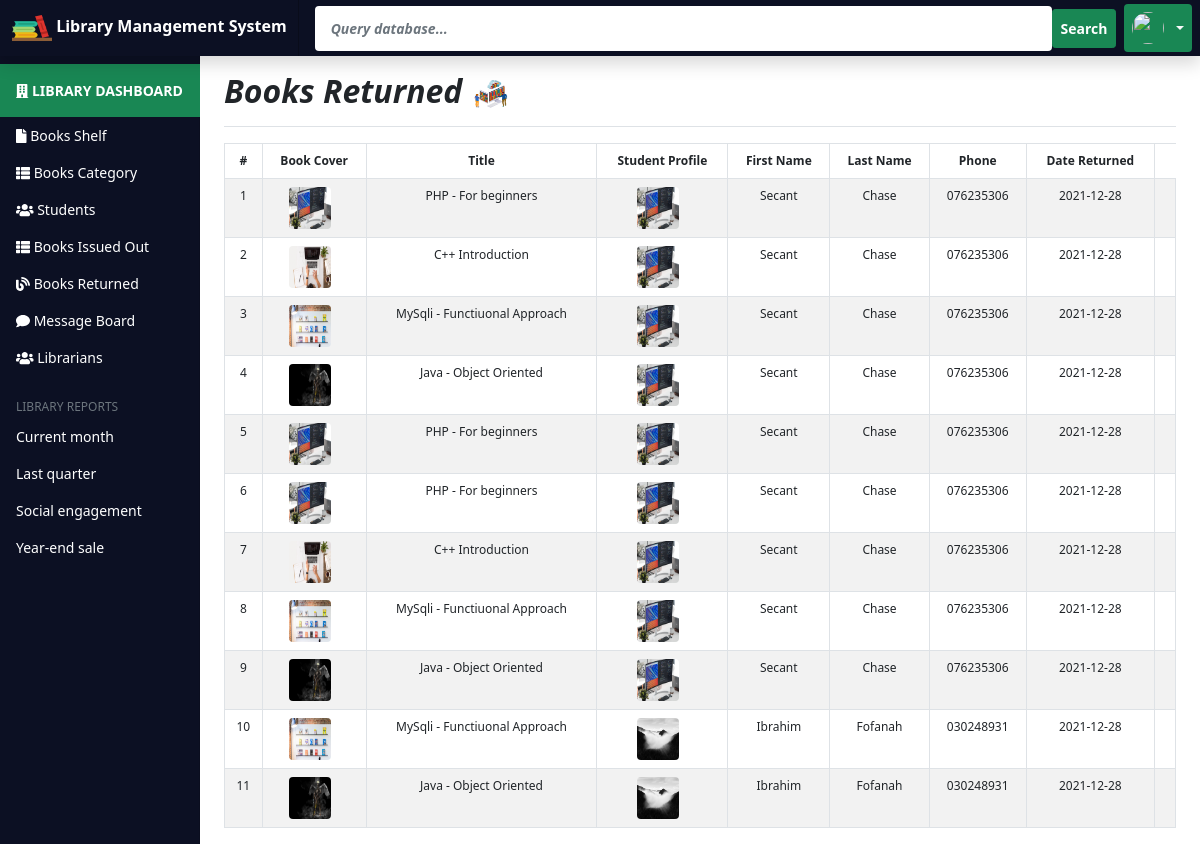
Screenshot of /admin/returned-books.php with the database file from the repository.
### tables this page shows
CREATE TABLE IF NOT EXISTS `tblbookreturn` (
  `bookreturn_ID` int(11) NOT NULL AUTO_INCREMENT,
  `book_ID` int(11) DEFAULT NULL,
  `stud_ID` int(11) DEFAULT NULL,
  `date_returned` date DEFAULT NULL,
  PRIMARY KEY (`bookreturn_ID`),
  KEY `book_ID` (`book_ID`),
  KEY `stud_ID` (`stud_ID`)
);

CREATE TABLE IF NOT EXISTS `tblbook` (
  `bookid` int(11) NOT NULL AUTO_INCREMENT,
  `bookcover` varchar(255) DEFAULT NULL,
  `booktitle` varchar(50) DEFAULT NULL,
  `bookauthor` varchar(50) DEFAULT NULL,
  `bookcategoryid` int(5) DEFAULT NULL,
  `bookstatusid` int(5) DEFAULT NULL,
  `bookpublisher` varchar(50) DEFAULT NULL,
  `bookdateadded` date DEFAULT NULL,
  PRIMARY KEY (`bookid`),
  KEY `bookcategoryid` (`bookcategoryid`),
  KEY `bookstatusid` (`bookstatusid`)
);

CREATE TABLE IF NOT EXISTS `tblstudent` (
  `stud_ID` int(11) NOT NULL AUTO_INCREMENT,
  `fname` varchar(50) DEFAULT NULL,
  `lname` varchar(50) DEFAULT NULL,
  `gender` varchar(50) DEFAULT NULL,
  `age` varchar(50) DEFAULT NULL,
  `studentid` int(5) DEFAULT NULL,
  `program` varchar(50) DEFAULT NULL,
  `certificatetype` int(11) DEFAULT NULL,
  `phone` varchar(50) DEFAULT NULL,
  `email` varchar(50) DEFAULT NULL,
  `password` varchar(50) DEFAULT NULL,
  `image` varchar(255) DEFAULT NULL,
  PRIMARY KEY (`stud_ID`),
  KEY `certificatetype` (`certificatetype`)
);

### admin/returned-books.php (the view, shortened to what this page needs)
<?php include 'dashboard-sidebar.php';?>
    <main class="col-md-9 ms-sm-auto col-lg-10 px-md-4">
      <div class="d-flex justify-content-between flex-wrap flex-md-nowrap align-items-center pt-3 pb-2 mb-3 border-bottom">
        <h4 class="h2 fst-italic fw-bold">Books Returned
             <img src="../assets/LMS Icons/2.png" width="40" height="32"></h4>
      </div>
      <table class="table table-striped table-bordered table-hover table-responsive" style="font-size:12px" cellspacing="0">
          <thead class="text-center">
            <tr>
              <th>#</th>
              <th>Book Cover</th>
              <th>Title</th>
              <th>Student Profile</th>
              <th>First Name</th>
              <th>Last Name</th>
              <th>Phone</th>
              <th>Date Returned</th>
            </tr>
          </thead>
          <tbody class="text-center">
          <?php
             $i = 1;
            include '../includes/config.php';
            $datashowquery = "SELECT DISTINCT * FROM tblbookreturn
            JOIN tblbook ON tblbook.bookid = tblbookreturn.book_ID
           JOIN tblstudent ON tblstudent.stud_ID = tblbookreturn.stud_ID";
            $datashowqueryrun = mysqli_query($conn,  $datashowquery);
            $datashowqueryrowcount = mysqli_num_rows($datashowqueryrun);
            if( $datashowqueryrowcount > 0){
                while($row = mysqli_fetch_assoc($datashowqueryrun)){
            ?>
            <tr>
              <td><?php echo $i++;?></td>
              <td><img src="../<?php echo $row['bookcover'];?>" width="42" height="42" class="rounded me-2"></td>
              <td><?php echo $row['booktitle'];?></td>
              <td><img src="../<?php echo $row['image'];?>" width="42" height="42" class="rounded me-2"></td>
              <td><?php echo $row['fname'];?></td>
              <td><?php echo $row['lname'];?></td>
              <td><?php echo $row['phone'];?></td>
              <td><?php echo $row['date_returned'];?></td>
              <td>
              </td>
            </tr>
            <?php
                }
            }?>
          </tbody>
        </table>
      </div>
  </div>
<?php include 'dashboard-footer.php';?>

### rows the page displays
tblbookreturn: book_ID.bookcover (picture), book_ID.booktitle "PHP - For beginners", stud_ID.image (picture), stud_ID.fname "Secant", stud_ID.lname "Chase", stud_ID.phone "076235306", date_returned "2021-12-28"
tblbookreturn: book_ID.bookcover (picture), book_ID.booktitle "C++ Introduction", stud_ID.image (picture), stud_ID.fname "Secant", stud_ID.lname "Chase", stud_ID.phone "076235306", date_returned "2021-12-28"
tblbookreturn: book_ID.bookcover (picture), book_ID.booktitle "MySqli - Functiuonal Approach", stud_ID.image (picture), stud_ID.fname "Secant", stud_ID.lname "Chase", stud_ID.phone "076235306", date_returned "2021-12-28"
tblbookreturn: book_ID.bookcover (picture), book_ID.booktitle "Java - Object Oriented", stud_ID.image (picture), stud_ID.fname "Secant", stud_ID.lname "Chase", stud_ID.phone "076235306", date_returned "2021-12-28"
tblbookreturn: book_ID.bookcover (picture), book_ID.booktitle "PHP - For beginners", stud_ID.image (picture), stud_ID.fname "Secant", stud_ID.lname "Chase", stud_ID.phone "076235306", date_returned "2021-12-28"
tblbookreturn: book_ID.bookcover (picture), book_ID.booktitle "PHP - For beginners", stud_ID.image (picture), stud_ID.fname "Secant", stud_ID.lname "Chase", stud_ID.phone "076235306", date_returned "2021-12-28"
tblbookreturn: book_ID.bookcover (picture), book_ID.booktitle "C++ Introduction", stud_ID.image (picture), stud_ID.fname "Secant", stud_ID.lname "Chase", stud_ID.phone "076235306", date_returned "2021-12-28"
tblbookreturn: book_ID.bookcover (picture), book_ID.booktitle "MySqli - Functiuonal Approach", stud_ID.image (picture), stud_ID.fname "Secant", stud_ID.lname "Chase", stud_ID.phone "076235306", date_returned "2021-12-28"
tblbookreturn: book_ID.bookcover (picture), book_ID.booktitle "Java - Object Oriented", stud_ID.image (picture), stud_ID.fname "Secant", stud_ID.lname "Chase", stud_ID.phone "076235306", date_returned "2021-12-28"
tblbookreturn: book_ID.bookcover (picture), book_ID.booktitle "MySqli - Functiuonal Approach", stud_ID.image (picture), stud_ID.fname "Ibrahim", stud_ID.lname "Fofanah", stud_ID.phone "030248931", date_returned "2021-12-28"
tblbookreturn: book_ID.bookcover (picture), book_ID.booktitle "Java - Object Oriented", stud_ID.image (picture), stud_ID.fname "Ibrahim", stud_ID.lname "Fofanah", stud_ID.phone "030248931", date_returned "2021-12-28"
